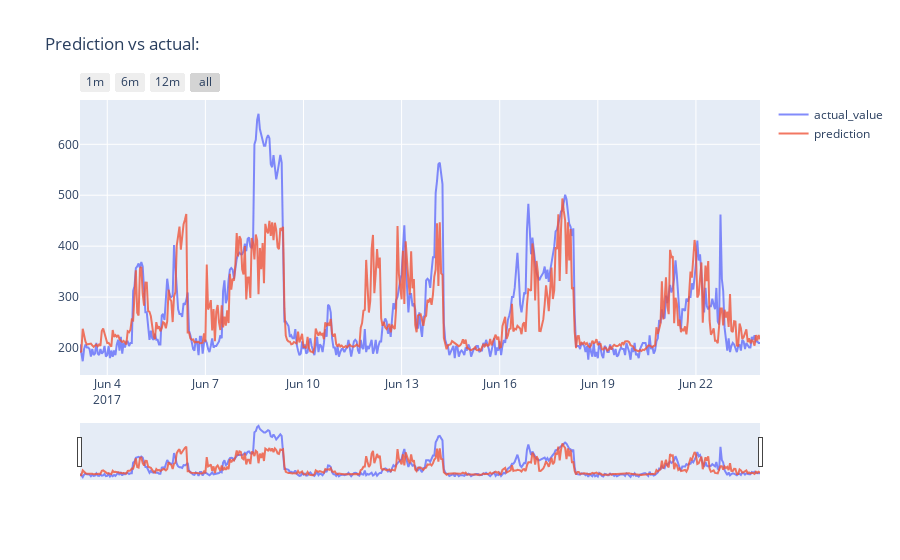

This figure's notebook cell:
### Code cell
#Plot timeseries
y_pred=pd.DataFrame(y_pred)

y_pred['predictions']=best_model_predictions

X_pred['datetime']=pd.to_datetime(X_pred[['year','month','day','hour']])

y_pred['datetime']=X_pred['datetime']

y_pred=y_pred.sort_values(by='datetime')

trace0 = go.Scatter(x=y_pred['datetime'].astype(str), y=y_pred['electricity_consumption'].values, opacity = 0.8, name='actual_value')
trace1 = go.Scatter(x=y_pred['datetime'].astype(str), y=y_pred['predictions'].values, opacity = 0.8, name='prediction')
layout = dict(
    title= "Prediction vs actual:",
    xaxis=dict(
        rangeselector=dict(
            buttons=list([
                dict(count=1, label='1m', step='month', stepmode='backward'),
                dict(count=6, label='6m', step='month', stepmode='backward'),
                dict(count=12, label='12m', step='month', stepmode='backward'),
                dict(step='all')
            ])
        ),
        rangeslider=dict(visible = True),
        type='date'
    )
)
fig = dict(data= [trace0,trace1], layout=layout)
iplot(fig)

### Figure 1 — Plotly figure (JSON) as saved in the notebook; plotly's stock layout.template omitted (floating-point values rounded to 4 significant figures; data arrays with more than 128 entries replaced by an {"elided": "..."} marker saying what was removed)
{"data": [{"name": "actual_value", "opacity": 0.8, "type": "scatter", "x": {"elided": "500 str values"}, "y": {"elided": "500 int values"}}, {"name": "prediction", "opacity": 0.8, "type": "scatter", "x": {"elided": "500 str values"}, "y": {"elided": "500 float values"}}], "layout": {"title": {"text": "Prediction vs actual:"}, "xaxis": {"rangeselector": {"buttons": [{"count": 1, "label": "1m", "step": "month", "stepmode": "backward"}, {"count": 6, "label": "6m", "step": "month", "stepmode": "backward"}, {"count": 12, "label": "12m", "step": "month", "stepmode": "backward"}, {"step": "all"}]}, "rangeslider": {"visible": true}, "type": "date"}}}
